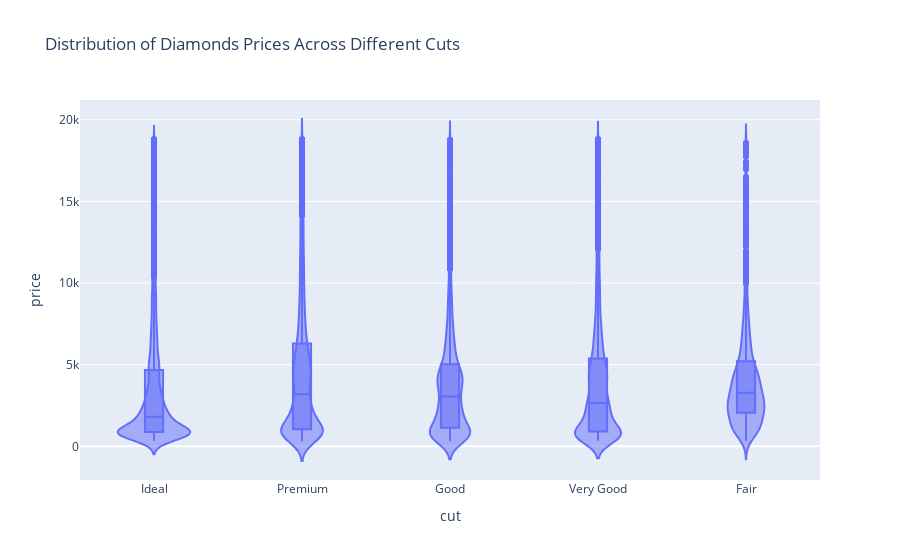

Source (notebook cell):
### Code cell
fig = px.violin(diamonds,x='cut',y='price',box=True,title='Distribution of Diamonds Prices Across Different Cuts')
fig.show()

### Figure 1 — Plotly figure (JSON) as saved in the notebook; plotly's stock layout.template omitted (floating-point values rounded to 4 significant figures; data arrays with more than 128 entries replaced by an {"elided": "..."} marker saying what was removed)
{"data": [{"alignmentgroup": "True", "box": {"visible": true}, "hovertemplate": "cut=%{x}<br>price=%{y}<extra></extra>", "legendgroup": "", "marker": {"color": "#636efa"}, "name": "", "offsetgroup": "", "orientation": "v", "scalegroup": "True", "showlegend": false, "type": "violin", "x": {"elided": "53940 str values"}, "x0": " ", "xaxis": "x", "y": {"elided": "53940 int values"}, "y0": " ", "yaxis": "y"}], "layout": {"legend": {"tracegroupgap": 0}, "title": {"text": "Distribution of Diamonds Prices Across Different Cuts"}, "violinmode": "group", "xaxis": {"anchor": "y", "domain": [0, 1], "title": {"text": "cut"}}, "yaxis": {"anchor": "x", "domain": [0, 1], "title": {"text": "price"}}}}
